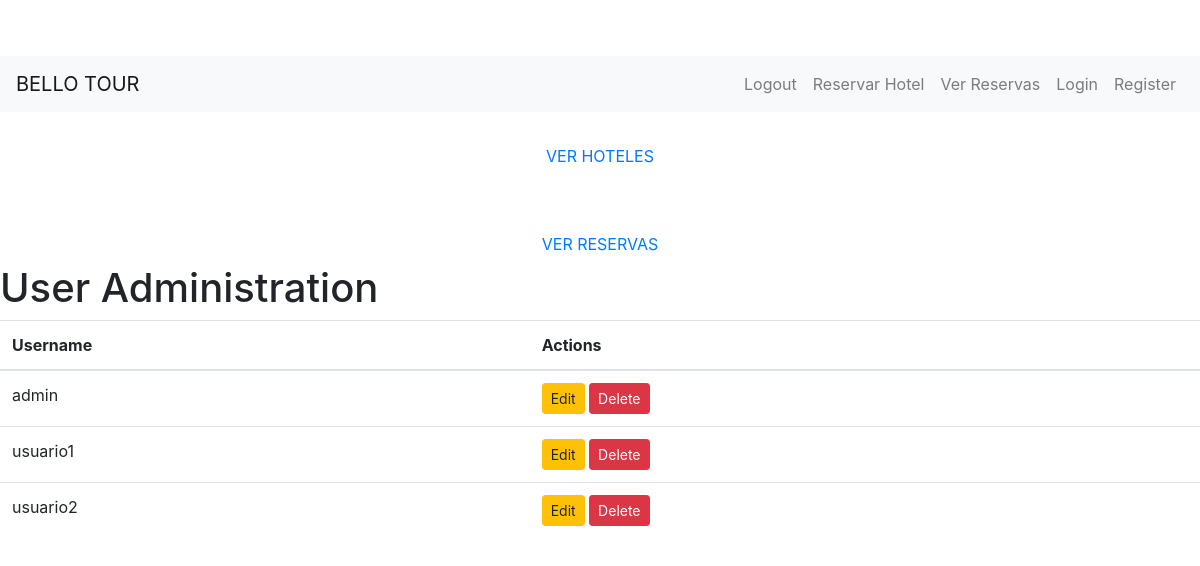
The page /admin (signed in) on the database its author committed.
### models.py (models this page shows)
class BaseModel(Model):
    class Meta:
        database = db

class User(BaseModel):
    username = CharField(unique=True)
    password = CharField()
    is_admin = BooleanField(default=False)

### app.py (the view)
@app.route('/admin')
@admin_required
def admin():
    users = User.select()
    return render_template('admin.html', users=users)

### app.py (called while the page is built)
@app.before_request
def before_request():
    db.connect()

@app.after_request
def after_request(response):
    db.close()
    return response

def admin_required(f):
    @wraps(f)
    def decorated_function(*args, **kwargs):
        if 'user_id' not in session:
            return redirect(url_for('login'))
        user = User.get_by_id(session['user_id'])
        if not user.is_admin:
            flash('You do not have permission to access this page', 'danger')
            return redirect(url_for('login'))
        return f(*args, **kwargs)
    return decorated_function

### templates/admin.html (shortened to what this page needs)
{% extends "base.html" %}
{% block content %}
<br>
<div align ='center'>
    <a class="nav-link" href="{{ url_for('admin_hoteles') }}">VER HOTELES</a>
</div>
<br>
<br>
<div align ='center'>
    <a class="nav-link" href="{{ url_for('admin_reservaciones') }}">VER RESERVAS</a>
</div>
<h1>User Administration</h1>
<table class="table">
    <thead>
        <tr>
            <th>Username</th>
            <th>Actions</th>
        </tr>
    </thead>
    <tbody>
    {% for user in users %}
        <tr>
            <td>{{ user.username }}</td>
            <td>
                <a href="{{ url_for('edit_user', user_id=user.id) }}" class="btn btn-warning btn-sm">Edit</a>
                <form action="{{ url_for('delete_user', user_id=user.id) }}" method="post" style="display:inline;">
                    <button type="submit" class="btn btn-danger btn-sm">Delete</button>
                </form>
            </td>
        </tr>
    {% endfor %}
    </tbody>
</table>
{% endblock %}

### static/css/styles.css (style rules this page uses)
body { padding-top: 56px; }

### rows shown on the page
User: username "admin"
User: username "usuario1"
User: username "usuario2"
